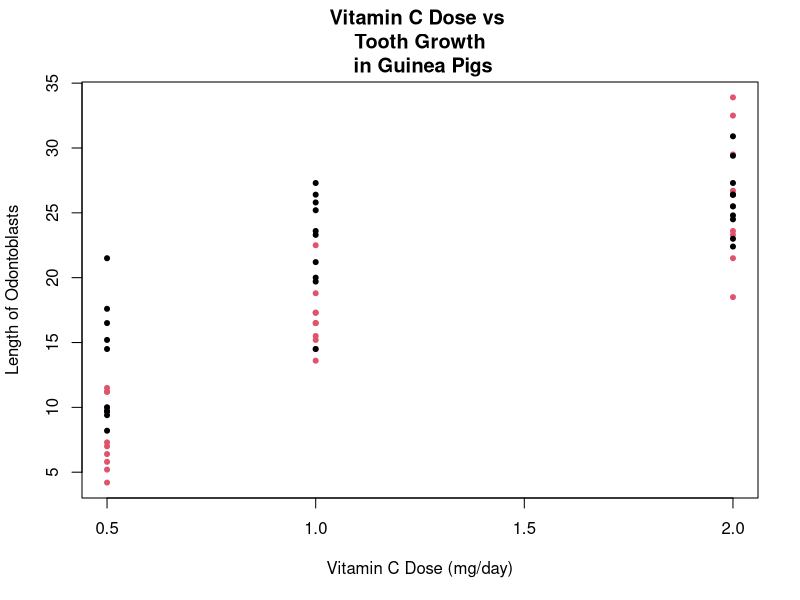
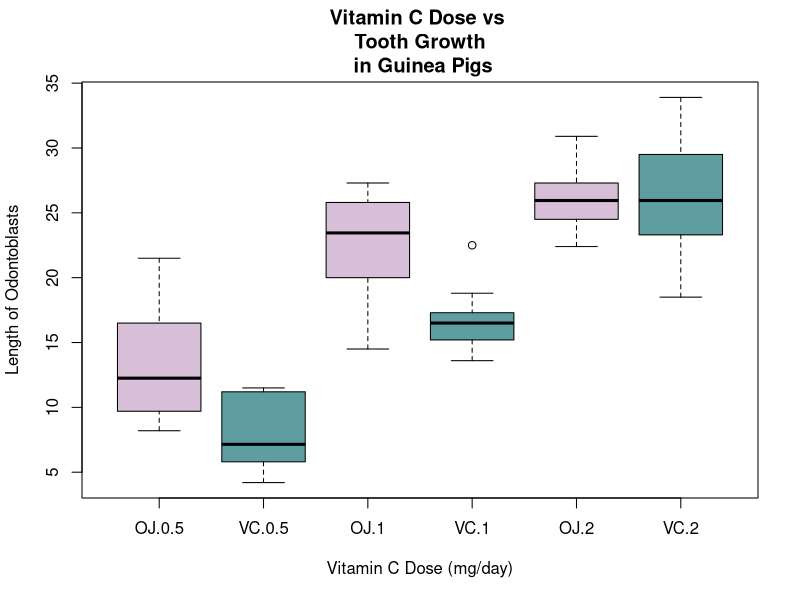

These charts were generated, in order, by the following R code:
## ---- chunk 1
data(ToothGrowth)
str(ToothGrowth)
## ---- chunk 2
with(ToothGrowth, plot(dose,len,col=supp, pch=20, main="Vitamin C Dose vs \n Tooth Growth \n in Guinea Pigs", xlab="Vitamin C Dose (mg/day)", ylab="Length of Odontoblasts"))
## ---- chunk 3
with(ToothGrowth, boxplot(len~supp*dose,col=c("thistle","cadetblue"), main="Vitamin C Dose vs \n Tooth Growth \n in Guinea Pigs", xlab="Vitamin C Dose (mg/day)", ylab="Length of Odontoblasts"))
## ---- chunk 4
OJ=ToothGrowth$len[ToothGrowth$supp=="OJ"]
VC=ToothGrowth$len[ToothGrowth$supp=="VC"]
t.test(OJ, VC, conf.level=.975)
